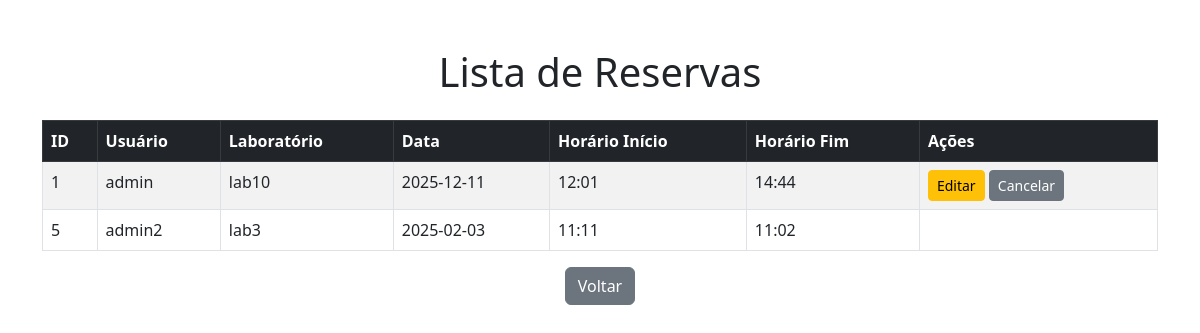
/reservas (signed in), run on an earlier commit of the app's database.
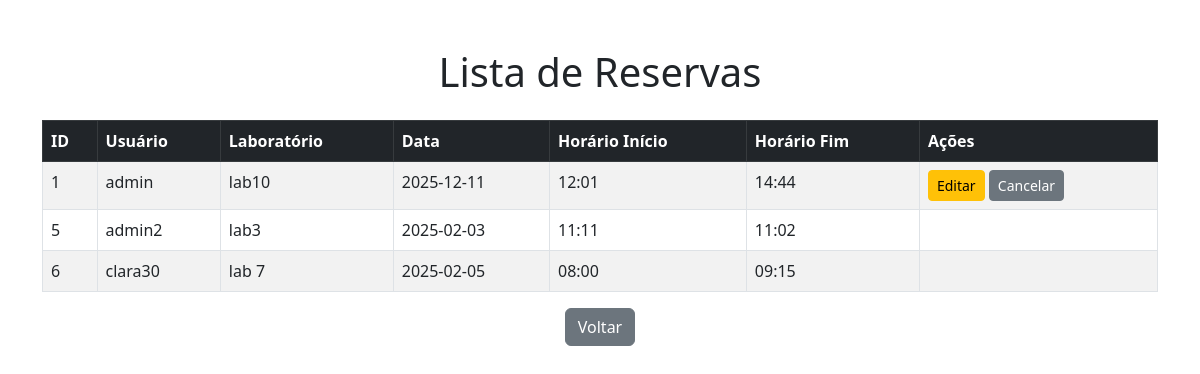
And on a later commit of the database.
### tables this page shows
CREATE TABLE reservas (
            id INTEGER PRIMARY KEY AUTOINCREMENT,
            nome_usuario TEXT NOT NULL,
            laboratorio TEXT NOT NULL,
            data TEXT NOT NULL,
            horario_inicio TEXT NOT NULL,
            horario_fim TEXT NOT NULL
        );

### app.py (the view)
@app.route('/reservas')
def listar_reservas():
    if 'user_id' not in session:
        return redirect(url_for('login'))
    connection = get_db_connection()
    reservas = connection.execute('SELECT * FROM reservas').fetchall()
    connection.close()
    return render_template('listar.html', reservas=reservas)

### app.py (called while the page is built)
def get_db_connection():
    connection = sqlite3.connect('database.db')
    connection.row_factory = sqlite3.Row
    return connection

@app.after_request
def after_request(response):
    if 'user_id' not in session:
        flash('Você precisa estar logado para acessar esta página!')
    return response

### templates/listar.html (shortened to what this page needs)
<!DOCTYPE html>
<html lang="pt-BR">
<head>
    <link href="https://cdn.jsdelivr.net/npm/bootstrap@5.3.0/dist/css/bootstrap.min.css" rel="stylesheet">
</head>
<body>
    <div class="container my-5">
        <h1 class="text-center mb-4">Lista de Reservas</h1>
        <table class="table table-striped table-bordered table-hover">
            <thead class="table-dark">
                <tr>
                    <th>ID</th>
                    <th>Usuário</th>
                    <th>Laboratório</th>
                    <th>Data</th>
                    <th>Horário Início</th>
                    <th>Horário Fim</th>
                    <th>Ações</th>
                </tr>
            </thead>
            <tbody>
                {% for reserva in reservas %}
                <tr>
                    <td>{{ reserva.id }}</td>
                    <td>{{ reserva.nome_usuario }}</td>
                    <td>{{ reserva.laboratorio }}</td>
                    <td>{{ reserva.data }}</td>
                    <td>{{ reserva.horario_inicio }}</td>
                    <td>{{ reserva.horario_fim }}</td>
                    <td>
                        {% if session.get('admin') or session['username'] == reserva.nome_usuario %}
                        <a href="{{ url_for('editar_reserva', id=reserva.id) }}" class="btn btn-warning btn-sm">Editar</a>
                        {% endif %}
                        {% if session.get('admin') or session['username'] == reserva.nome_usuario %}
                        <form action="{{ url_for('cancelar_reserva', id=reserva.id) }}" method="post" onsubmit="return confirm('Tem certeza de que deseja cancelar esta reserva?');" style="display:inline;">
                            <button type="submit" class="btn btn-secondary btn-sm">Cancelar</button>
                        </form>
                        {% endif %}
                    </td>
                </tr>
                {% endfor %}
            </tbody>
        </table>
        <div class="text-center">
            <a href="/" class="btn btn-secondary">Voltar</a>
        </div>
    </div>
</body>
</html>

What changed in the data, as far as the page shows it:
added reservas: id "6", nome_usuario "clara30", laboratorio "lab 7", data "2025-02-05", horario_inicio "08:00", horario_fim "09:15"
